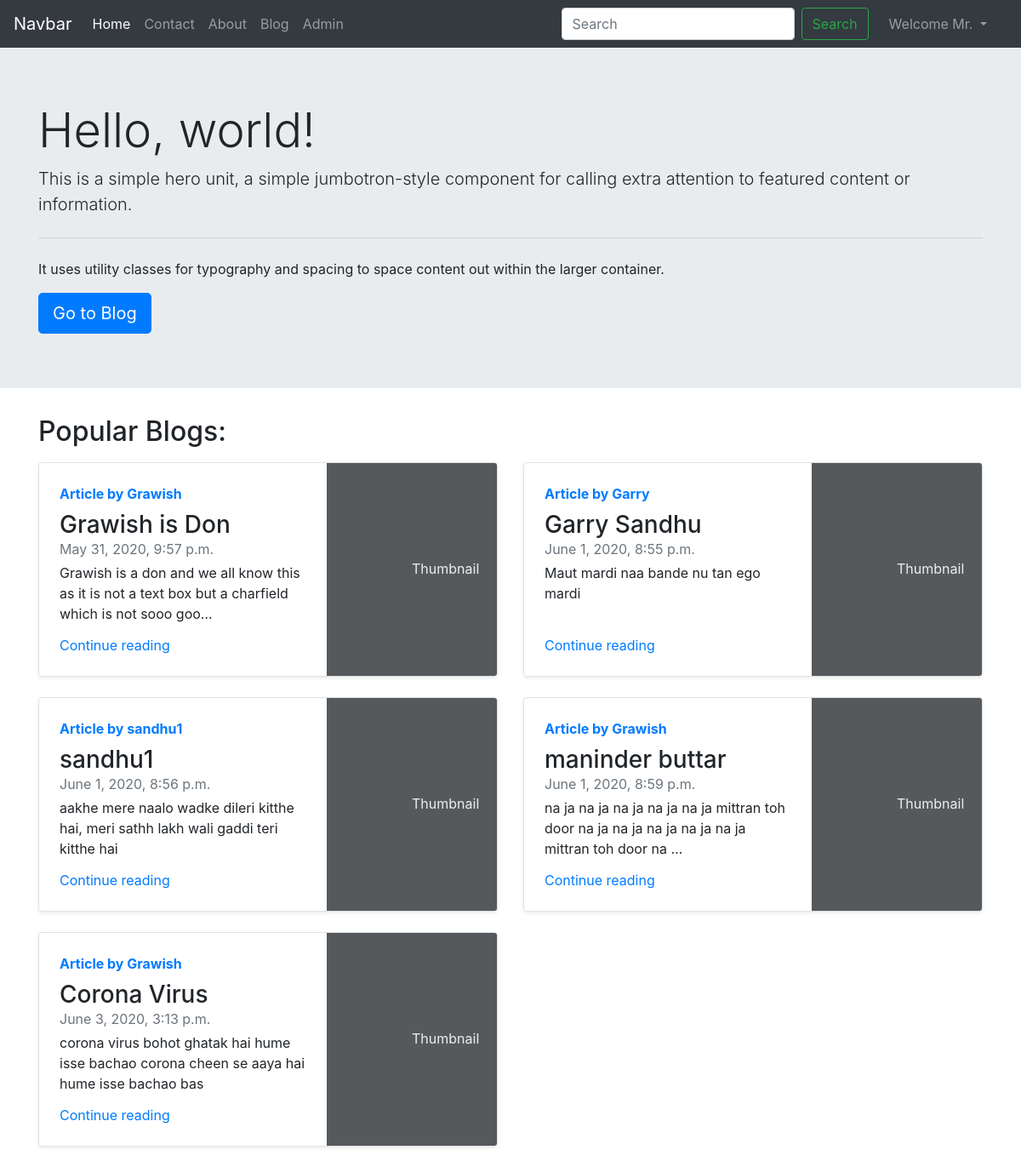
The app's page / (signed in) with its own data.
### blog/models.py (models this page shows, shortened)
class Blogpost(models.Model):
    sno = models.AutoField(primary_key=True)
    title = models.CharField(max_length=100, default="")
    Content = models.TextField(max_length=10000, default="")
    author = models.CharField(max_length=10, default="")
    slug = models.CharField(max_length=100, default="")
    Timestamp = models.DateTimeField(blank=True)

### home/views.py (the view)
# urls.py: 2. Add a URL to urlpatterns:  path('', views.home, name='home')
def home(index):
    allposts = Blogpost.objects.all()
    return render(index, 'home/home.html', {'allposts': allposts})

### templates/home/home.html (shortened to what this page needs)
{% extends 'base.html' %}
{% block home %}
    active
{% endblock %}
{% block body %}
    <div class="jumbotron jumbotron-fluid">
        <div class="container">
            <h1 class="display-4">Hello, world!</h1>
            <p class="lead">This is a simple hero unit, a simple jumbotron-style component for calling extra attention
                to featured content or information.</p>
            <hr class="my-4">
            <p>It uses utility classes for typography and spacing to space content out within the larger container.</p>
            <a class="btn btn-primary btn-lg" href="/blog" role="button">Go to Blog</a>
        </div>
    </div>
    <div class="container">
        <h2 class="mb-3">Popular Blogs: </h2>
        <div class="row">
            {% for post in allposts %}
            <div class="col-md-6">
                <div class="row no-gutters border rounded overflow-hidden flex-md-row mb-4 shadow-sm h-md-250 position-relative">
                    <div class="col p-4 d-flex flex-column position-static">
                        <strong class="d-inline-block mb-2 text-primary">Article by {{ post.author }}</strong>
                        <h3 class="mb-0">{{ post.title }}</h3>
                        <div class="mb-1 text-muted">{{ post.Timestamp}}</div>
                        <p class="card-text mb-auto">{{ post.Content|truncatechars:100 }}</p>
                        <a href="/blog/{{ post.slug }}" class="stretched-link">Continue reading</a>
                    </div>
                    <div class="col-auto d-none d-lg-block">
                        <svg class="bd-placeholder-img" width="200" height="250" xmlns="http://www.w3.org/2000/svg"
                             preserveAspectRatio="xMidYMid slice" focusable="false" role="img"
                             aria-label="Placeholder: Thumbnail"><title>Placeholder</title>
                            <text x="50%" y="50%" fill="#eceeef" dy=".3em">Thumbnail</text>
                        </svg>
                    </div>
                </div>
            </div>
                {% if forloop.counter|divisibleby:2 and forloop.counter > 0 and not forloop.last %}
                    </div>
                    <div class="row">
                {% endif %}
            {% endfor %}
        </div>
    </div>
{% endblock %}

### records on screen
Blogpost: author "Grawish", title "Grawish is Don", Timestamp "May 31, 2020, 9:57 p.m.", Content "Grawish is a don and we all know this as it is not a text box but a charfield which is not sooo goo…"
Blogpost: author "Garry", title "Garry Sandhu", Timestamp "June 1, 2020, 8:55 p.m.", Content "Maut mardi naa bande nu tan ego mardi"
Blogpost: author "sandhu1", title "sandhu1", Timestamp "June 1, 2020, 8:56 p.m.", Content "aakhe mere naalo wadke dileri kitthe hai, meri sathh lakh wali gaddi teri kitthe hai"
Blogpost: author "Grawish", title "maninder buttar", Timestamp "June 1, 2020, 8:59 p.m.", Content "na ja na ja na ja na ja na ja mittran toh door na ja na ja na ja na ja na ja mittran toh door na …"
Blogpost: author "Grawish", title "Corona Virus", Timestamp "June 3, 2020, 3:13 p.m.", Content "corona virus bohot ghatak hai hume isse bachao corona cheen se aaya hai hume isse bachao bas"
